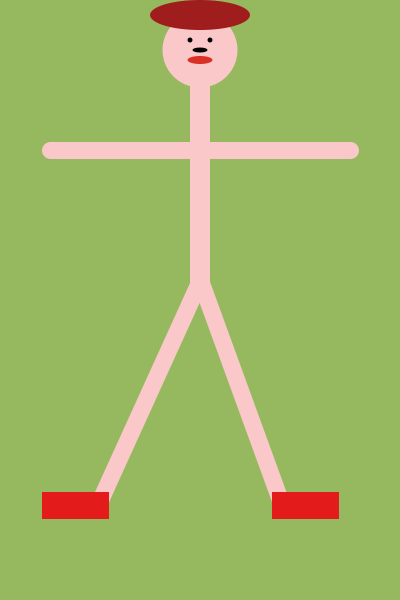
Frame 1 (no input)
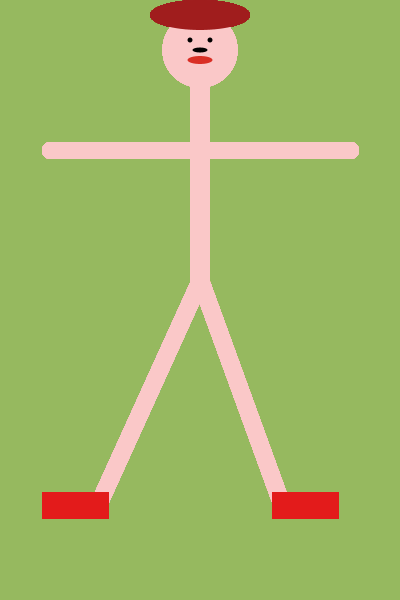
Frame 60 (the mouse pressed at the canvas centre just before this capture)
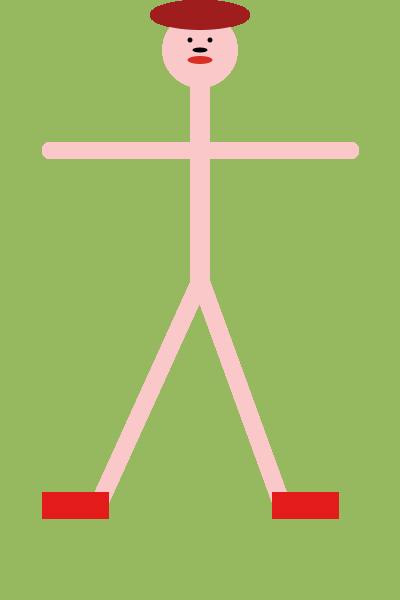
Frame 120 (the mouse held since frame 60 and released just before this capture)

The Processing sketch that drew these frames (run headless with seeded random() and noise(); from frame 60 on, the mouse is pressed at the canvas centre):

// Processing sketch: processing_88892
// ── processing_88892.pde

int RED = 150;
int GREEN = 185; //declare a variable called GREEN that is an interger
int BLUE = 95;
int ellipseSize = 75;

void setup(){
  size(400, 600);
  background(RED, GREEN, BLUE); //background colour declared by variables
}

void draw(){
  fill(250, 200, 200);
  noStroke();
rect(190,80, 20,210);  
ellipse(200,50, ellipseSize, ellipseSize);

fill(0);
ellipse(190, 40, 5, 5);
ellipse(210, 40, 5, 5);
ellipse(200, 50, 15, 5); //stickman's face

fill(217, 47, 37);
ellipse(200, 60, 25, 8);

fill(160, 29, 29); //fill red for mouth
ellipse(200, 15, 100, 30); 

strokeWeight(17);
stroke(250, 200, 200);
line(200, 280, 280, 500);
line(200, 280, 100, 500);
line(50, 150, 350, 150); // stickman's body

stroke(227, 27, 27);
rect(280, 500, 50, 10);
rect(50, 500, 50, 10);
save("mrcool.jpeg");
}
